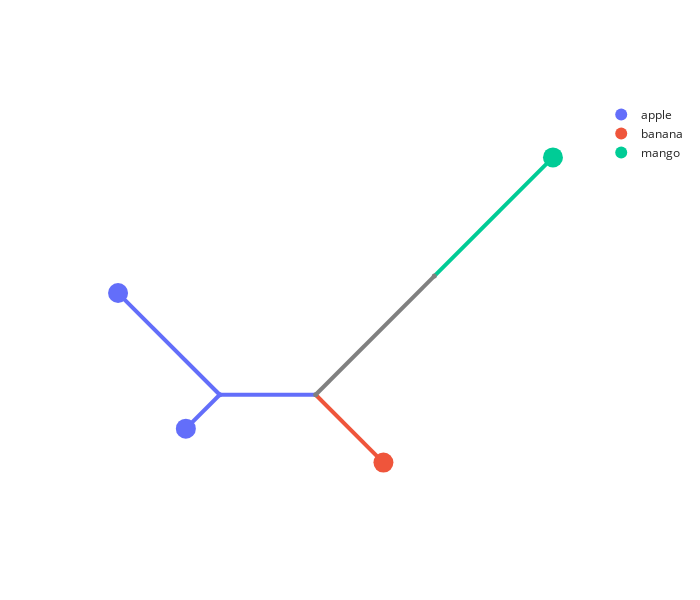

The notebook cell saved with this chart:
### Code cell
anjl.plot(
    Z=Z1,
    leaf_data=ld1,
    hover_name="name",
    hover_data=["fruit", "vegetable", "animal", "car"],
    color="fruit",
    marker_size=20,
    internal_marker_size=5,
    line_width=4,
)

### Figure 1 — Plotly figure (JSON) as saved in the notebook; plotly's stock layout.template omitted (floating-point values rounded to 4 significant figures)
{"data": [{"hovertemplate": "fruit=apple<br>x=%{x}<br>y=%{y}<extra></extra>", "legendgroup": "apple", "line": {"color": "#636EFA", "dash": "solid", "width": 4}, "marker": {"symbol": "circle"}, "mode": "lines", "name": "apple", "orientation": "v", "showlegend": false, "type": "scatter", "x": [-2.475, -4.475, null, -4.475, -5.182, null, -4.475, -6.596, null], "xaxis": "x", "y": [-2.475, -2.475, null, -2.475, -3.182, null, -2.475, -0.3536, null], "yaxis": "y"}, {"hovertemplate": "fruit=banana<br>x=%{x}<br>y=%{y}<extra></extra>", "legendgroup": "banana", "line": {"color": "#EF553B", "dash": "solid", "width": 4}, "marker": {"symbol": "circle"}, "mode": "lines", "name": "banana", "orientation": "v", "showlegend": false, "type": "scatter", "x": [-2.475, -1.061, null], "xaxis": "x", "y": [-2.475, -3.889, null], "yaxis": "y"}, {"hovertemplate": "fruit=mango<br>x=%{x}<br>y=%{y}<extra></extra>", "legendgroup": "mango", "line": {"color": "#00CC96", "dash": "solid", "width": 4}, "marker": {"symbol": "circle"}, "mode": "lines", "name": "mango", "orientation": "v", "showlegend": false, "type": "scatter", "x": [0, 2.475, null], "xaxis": "x", "y": [0, 2.475, null], "yaxis": "y"}, {"hovertemplate": "fruit=<br>x=%{x}<br>y=%{y}<extra></extra>", "legendgroup": "", "line": {"color": "gray", "dash": "solid", "width": 4}, "marker": {"symbol": "circle"}, "mode": "lines", "name": "", "orientation": "v", "showlegend": false, "type": "scatter", "x": [0, -2.475, null], "xaxis": "x", "y": [0, -2.475, null], "yaxis": "y"}, {"customdata": [["apple", "pea", "ladybird", "Lamborghini"], ["apple", "carrot", "pigeon", "Ferrari"]], "hovertemplate": "<b>%{hovertext}</b><br><br>fruit=%{customdata[0]}<br>x=%{x}<br>y=%{y}<br>vegetable=%{customdata[1]}<br>animal=%{customdata[2]}<br>car=%{customdata[3]}<extra></extra>", "hovertext": ["B", "A"], "legendgroup": "apple", "marker": {"color": "#636EFA", "size": 20, "symbol": "circle"}, "mode": "markers", "name": "apple", "orientation": "v", "showlegend": true, "type": "scatter", "x": [-6.596, -5.182], "xaxis": "x", "y": [-0.3536, -3.182], "yaxis": "y"}, {"customdata": [["banana", "cabbage", "pigeon", "Landrover"]], "hovertemplate": "<b>%{hovertext}</b><br><br>fruit=%{customdata[0]}<br>x=%{x}<br>y=%{y}<br>vegetable=%{customdata[1]}<br>animal=%{customdata[2]}<br>car=%{customdata[3]}<extra></extra>", "hovertext": ["C"], "legendgroup": "banana", "marker": {"color": "#EF553B", "size": 20, "symbol": "circle"}, "mode": "markers", "name": "banana", "orientation": "v", "showlegend": true, "type": "scatter", "x": [-1.061], "xaxis": "x", "y": [-3.889], "yaxis": "y"}, {"customdata": [["mango", "cabbage", "spider", null]], "hovertemplate": "<b>%{hovertext}</b><br><br>fruit=%{customdata[0]}<br>x=%{x}<br>y=%{y}<br>vegetable=%{customdata[1]}<br>animal=%{customdata[2]}<br>car=%{customdata[3]}<extra></extra>", "hovertext": ["D"], "legendgroup": "mango", "marker": {"color": "#00CC96", "size": 20, "symbol": "circle"}, "mode": "markers", "name": "mango", "orientation": "v", "showlegend": true, "type": "scatter", "x": [2.475], "xaxis": "x", "y": [2.475], "yaxis": "y"}, {"hovertemplate": "<b>%{hovertext}</b><br><br>fruit=apple<br>x=%{x}<br>y=%{y}<extra></extra>", "hovertext": [4], "legendgroup": "apple", "marker": {"color": "#636EFA", "size": 5, "symbol": "circle"}, "mode": "markers", "name": "apple", "orientation": "v", "showlegend": false, "type": "scatter", "x": [-4.475], "xaxis": "x", "y": [-2.475], "yaxis": "y"}, {"hovertemplate": "<b>%{hovertext}</b><br><br>fruit=<br>x=%{x}<br>y=%{y}<extra></extra>", "hovertext": [6, 5], "legendgroup": "", "marker": {"color": "gray", "size": 5, "symbol": "circle"}, "mode": "markers", "name": "", "orientation": "v", "showlegend": false, "type": "scatter", "x": [0, -2.475], "xaxis": "x", "y": [0, -2.475], "yaxis": "y"}], "layout": {"height": 600, "legend": {"itemsizing": "constant", "tracegroupgap": 0}, "width": 700, "xaxis": {"autorange": true, "domain": [0, 1], "mirror": false, "range": [-7.389, 3.268], "showgrid": false, "showline": false, "showticklabels": false, "ticks": "", "title": {}, "type": "linear"}, "yaxis": {"autorange": true, "domain": [0, 1], "mirror": false, "range": [-5.078, 3.664], "scaleanchor": "x", "scaleratio": 1, "showgrid": false, "showline": false, "showticklabels": false, "ticks": "", "title": {}, "type": "linear"}}}
